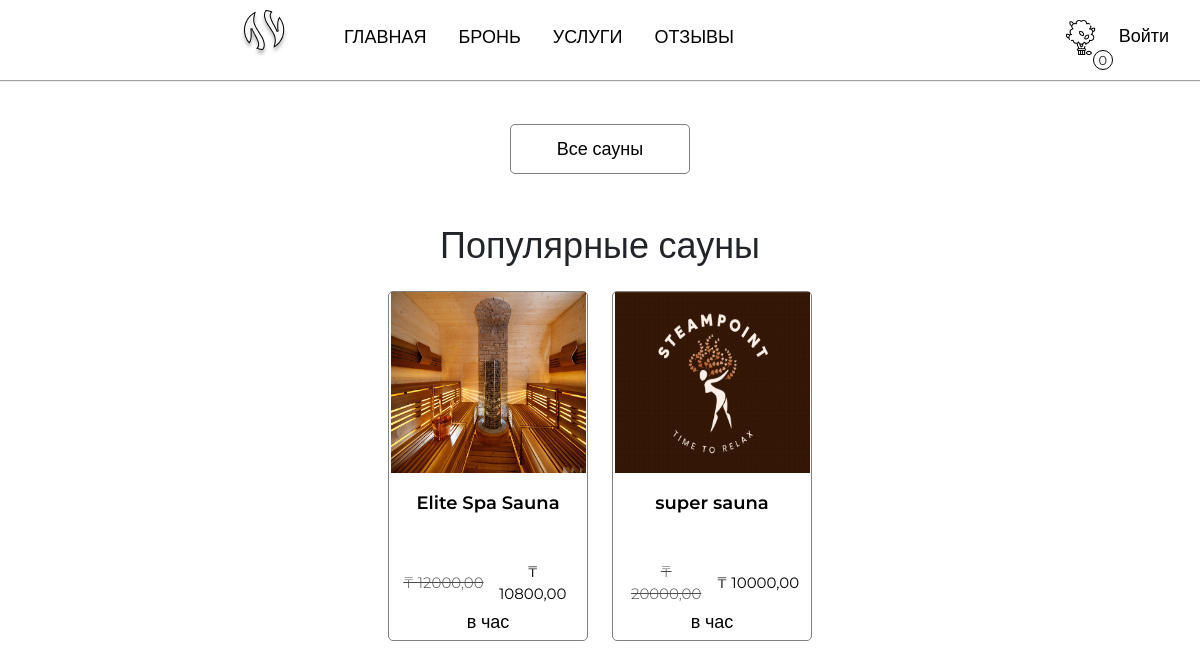
/, run on an earlier commit of the app's database.
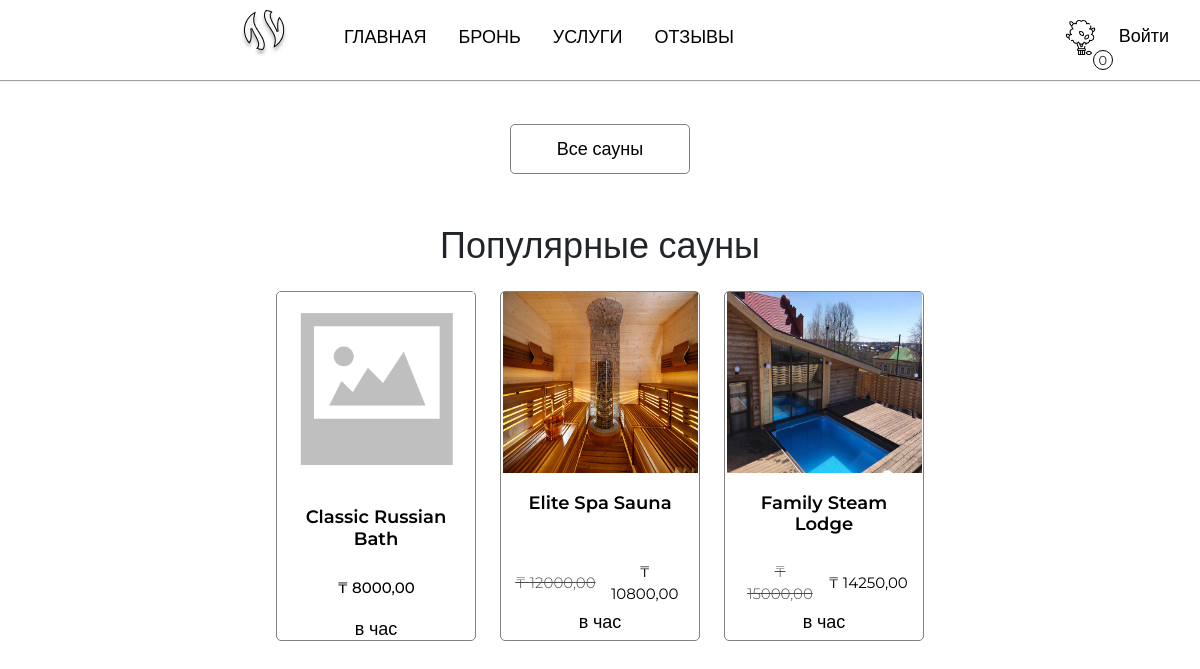
And on a later commit of the database.
### users/models.py (models this page shows, shortened)
class Saunas(models.Model):
    category = models.ForeignKey(Category,
                                 related_name="products",
                                 on_delete=models.CASCADE)
    name = models.CharField(max_length=50)
    slug = models.SlugField(max_length=50)
    image = models.ImageField(upload_to='saunas/%Y/%m/%d',
                              blank=True)
    description = models.TextField(blank=True)
    price_per_hour = models.DecimalField(max_digits=10,
                                         decimal_places=2)
    available = models.BooleanField(default=True)
    created = models.DateTimeField(auto_now_add=True)
    updated = models.DateTimeField(auto_now=True)
    discount = models.DecimalField(default=0.00,
                                   max_digits=4,
                                   decimal_places=2)
    class Meta:
        ordering = ["name"]
        indexes = [
            models.Index(fields=["id","slug"]),
            models.Index(fields=["name"]),
            models.Index(fields=["-created"]),
        ]
        verbose_name = "Сауна"
        verbose_name_plural = "Сауны"
    def get_absolute_url(self):
        return reverse('users:sauna_detail',
                        args=[self.slug])
    def sell_price(self):
        if self.discount:
            return round(self.price_per_hour - self.price_per_hour * self.discount / 100,2)

### users/views.py (the view)
# urls.py: path('', views.popular_list, name="popular_list"),
def popular_list(request):
    saunas = Saunas.objects.filter(available=True)[:3]
    return  render(request,
                   "users/index/index.html",
                   {'saunas':saunas})

### booking/booking.py (called while the page is built)
    def __len__(self):
        return sum(item['quantity'] for item in self.booking.values())

### booking/context_processors.py (called while the page is built)
def booking(request):
  return {'booking': Booking(request)}

### users/templates/users/index/index.html (shortened to what this page needs)
{% extends 'users/base.html' %}
{% load static %}
{% block content %}
    <section class="home d-flex flex-column">
        <div class="home-title d-flex flex-column align-items-center">
            <a href="#" class="home-btn mt-4">Все сауны</a>
        </div>
        <div class="home-recomendation">
            <div class="rec-title mb-4">
                <h3><span>Популярные сауны</span></h3>
            </div>
        </div>
        <div class="home-cards d-flex gap-4">
            {% for sauna in saunas %}
                <a href="{{ sauna.get_absolute_url }}" class="home-card d-flex flex-column align-items-center text-center">
                    <img src="{% if sauna.image %}{{sauna.image.url}}{%else%}{% static 'img/noimage.png' %}{% endif %}" class="card-img" alt="">
                    <h5 class="title-card">{{sauna.name}}</h5>
                    {% if sauna.discount %}
                        <div class="card-discount d-flex gap-2">
                            <p class="line">₸ {{ sauna.price_per_hour }}</p>
                            <p class="price">₸ {{ sauna.sell_price }}</p>
                        </div>
                    {% else %}
                        <p class="price">₸ {{ sauna.price_per_hour }}</p>
                    {% endif %}
                    <p class="fs-7 mb-1">в час</p>
                </a>
            {% endfor %}
        </div>
    </section>
{% endblock content %}

### users/templates/users/base.html (shortened to what this page needs)
{% load static %}
<!DOCTYPE html>
<html lang="en">
<head>
    <link rel="stylesheet" href="{% static 'bootstrap/css/bootstrap.min.css'%}">
    <link rel="stylesheet" href="{% static 'css/base.css' %}">
</head>
<body>
    <header class="header sticky-top">
        <div class="header-container d-flex">
            <div class="header-logo">
                <a href="/"><img src="{% static 'img/logo.png' %}" alt="" class="sp-logo"></a>
            </div>
            <navbar class="header-nav pt-4">
                <ul class="header-list d-flex">
                    <li>
                        <a href="/" class="nav-a m-3">Главная</a>
                    </li>
                    <li>
                        <a href="#" class="nav-a m-3">Бронь</a>
                    </li>
                    <li>
                        <a href="#" class="nav-a m-3">Услуги</a>
                    </li>
                    <li>
                        <a href="#" class="nav-a m-3">Отзывы</a>
                    </li>
                </ul>
            </navbar>
            <div class="header-profile pt-2">
                <a href="{% url "booking:booking_detail" %}"><img src="{% static 'img/venik.png' %}" class="venik" alt=""></a>
                <a href="#" class="m-3">Войти</a>
                <p class="booking-quantity">
                  {% with booking_quantity=booking|length %}
                    {% if booking_quantity > 0 %}
                      {{ booking_quantity }}
                    {% else %}
                      0
                    {% endif %}
                  {% endwith %}
                </p>
            </div>
        </div>
    </header>
    <div class="container">
        {% block content %}
        {% endblock content %}
    </div>
</body>
</html>

### users/static/css/base.css (style rules this page uses)
:root { --box-shadow: 0px 1px 1px rgba(0,0,0,0.363); }
body { font-family: "Montserrat", sans-serif; font-size: 18px; padding: 0; margin: 0; overflow-x: hidden; }
ul { list-style:none; padding: 0; }
a { text-decoration: none; color: black; }
h3 { font-size: 36px; }
h5 { font-size: 18px; font-weight: 600; margin: 0; }
.header-container { box-sizing: border-box; max-width: 1400px; margin: 0 auto; justify-content: space-between; padding: 0 15px; align-items: center; }
.container { box-sizing: border-box; max-width: 1600px; margin: 0 auto; }
.header { height: 80px; background-color: white; box-shadow: var(--box-shadow); }
.header-list { text-transform: uppercase; }
.sp-logo { position: fixed; top: 1.3%; left: 20% }
.home { align-items:center; }
.home-title { margin-top: 20px; margin-bottom: 50px; }
.home-card { width:200px; height:350px; border: 1px solid grey; border-radius: 5px; transition: all 0.5s ease; background-color: white; }
.title-card { max-width: 185px; margin-top: 20px; min-height: 70px; }
.card-img { width:195px; height: 195px; }
.home-btn { display:flex; align-items: center; justify-content: center; width: 180px; height: 50px; border: 1px solid grey; border-radius: 5px; transition: all 0.4s ease; z-index: 2; }
.price { font-size: 15px; font-weight: 500; }
.card-discount { display: flex; flex-direction: row; justify-content: center; align-items: center; min-height: 40px; margin-bottom: 5px; font-weight: 600; }
.card-discount .price, .card-discount .line { text-align: center; margin: 0; width: 100%; }
.card-discount .price { display: flex; flex-direction: column; font-weight: 400; }
.line { opacity: 0.7; text-decoration: line-through; font-weight: 300; font-size: 15px; }
.venik { height: 35px; width: 35px; }
.booking-quantity { position: absolute; border-radius: 20px; width: 20px; height: 20px; font-size: 13px; border: 1px solid black; text-align: center; margin-left: 30px; margin-top: -5px; }

What changed in the data, as far as the page shows it:
removed Saunas: image (picture), name "super sauna", price_per_hour "20000,00", sell_price "10000,00"
added Saunas: name "Classic Russian Bath", price_per_hour "8000,00"
added Saunas: image (picture), name "Family Steam Lodge", price_per_hour "15000,00", sell_price "14250,00"
